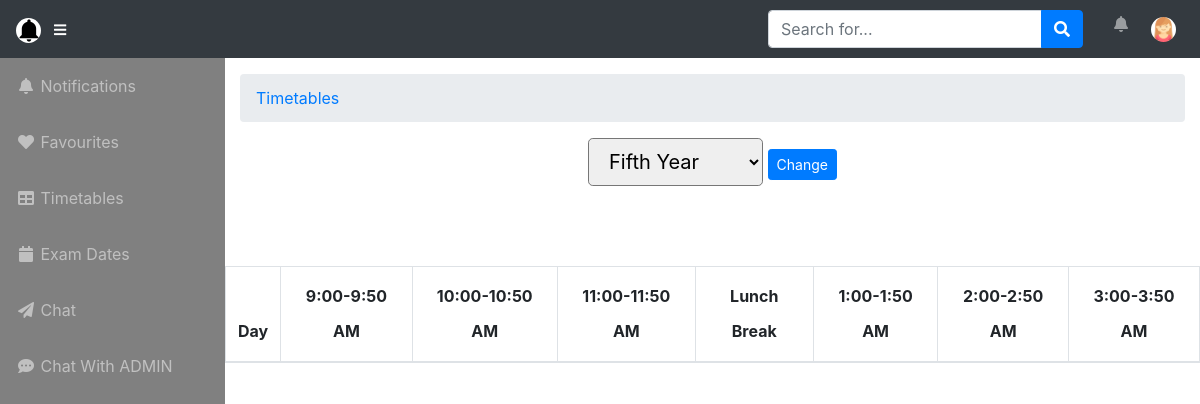
Screenshot of /user/timetables.php (signed in) with the database file from the repository.
### tables this page shows
CREATE TABLE `users` (
  `userid` int(11) NOT NULL,
  `userphoto` varchar(255) NOT NULL,
  `username` varchar(255) NOT NULL,
  `useremail` varchar(255) NOT NULL,
  `userpass` varchar(255) NOT NULL,
  `year_id` int(11) NOT NULL,
  `userphone` varchar(255) NOT NULL,
  `useraddress` text NOT NULL,
  `status` int(2) NOT NULL,
  `user_status` int(2) NOT NULL,
  `created_dates` datetime NOT NULL,
  `modified_date` datetime NOT NULL
);

CREATE TABLE `years` (
  `years_id` int(11) NOT NULL,
  `years_name` varchar(255) NOT NULL,
  `created_date` datetime NOT NULL,
  `modified_date` datetime NOT NULL
);

### user/timetables.php (the view, shortened to what this page needs)
<?php
 include('../admin/database/connection.php');
        if(isset($_POST['change'])){
          $yearofuser = clean($_POST['useryear']);
           $do = $conn->query("SELECT * FROM timetable WHERE timetable_year_id = '$yearofuser' ORDER BY timetable_day_id");
        }else{
           $user = $conn->query("SELECT * FROM users WHERE userid = '".$_SESSION['userid']."'");
           $userow = $user->fetch_assoc();
           if($userow['status'] == '2' OR $userow['status'] == '3') {
           $yearofuser = $userow['year_id'];
         }else{
           $yearofuser ='1';
           $do = $conn->query("SELECT * FROM timetable WHERE timetable_year_id = '$yearofuser' ORDER BY timetable_day_id");
         }
        }
 ?>
 <!DOCTYPE html>
<html lang="en">
<head>
  <link href="vendor/fontawesome-free/css/all.min.css" rel="stylesheet" type="text/css">
  <link href="icons/themify-icons/themify-icons.css" rel="stylesheet">
  <link href="vendor/datatables/dataTables.bootstrap4.css" rel="stylesheet">
  <link href="css/sb-admin.css" rel="stylesheet">
  <link href="css/animate.css" rel="stylesheet">
</head>
<body id="page-top">
   <?php include('includes/usernavbar.php');?>
  <div id="wrapper">
    <?php include('includes/usersidebar.php'); ?>
    <div id="content-wrapper">
      <div class="container-fluid">
        <ol class="breadcrumb">
          <li class="breadcrumb-item">
            <a style="text-decoration: none;" href="timetables.php">Timetables</a>
          </li>
        </ol>
        <div style="padding-bottom: 5rem;">
          <center>
            <form action="timetables.php" method="POST">
            <div class="col-md-12">
                       <select name="useryear" class="form-control-lg">
                  <?php
                  $select = $conn->query("SELECT * FROM years WHERE years_id !='7' ORDER BY years_id ASC");
                  ?>
                   <?php foreach ($select as $row) : ?>
                    <option value="<?php echo $row['years_id']?>"
                    <?php if($row['years_id'] == $yearofuser) echo "selected";?>><?php echo $row['years_name']?></option>
                  <?php endforeach; ?>
              </select>
                      <button class="btn btn-primary btn-sm" name="change">Change</button>
                    </div>
                  </form>
              </center>
          </div>
        <div class="row">
          <div class="table-responsive">
             <table class="table table-bordered table-striped">
                <thead>
                  <tr>
                    <th>Day</th>
                    <th>9:00-9:50 AM</th>
                    <th>10:00-10:50 AM</th>
                    <th>11:00-11:50 AM</th>
                    <th>Lunch Break</th>
                    <th>1:00-1:50 AM</th>
                    <th>2:00-2:50 AM</th>
                    <th>3:00-3:50 AM</th>
                  </tr>
                </thead>
             </table>
          </div>
        </div>
    </div>
  </div>
<?php include('includes/userfooter.php');?>

### user/includes/usernavbar.php (shortened to what this page needs)
<?php
 $rr = $conn->query("SELECT * FROM users WHERE userid='".$_SESSION['userid']."' AND useremail='".$_SESSION['useremail']."'");
   $rrr =  $rr->fetch_assoc();
?>
<nav class="navbar navbar-expand navbar-dark bg-dark static-top">
    <a class="navbar-brand mr-1" href="index.php"><img style="width: 25px; height: 25px" class="rounded-circle" src="../admin/adminprofiles/images.png"></a>
    <button class="btn btn-link btn-sm text-white order-1 order-sm-0" id="sidebarToggle" href="#">
      <i class="fas fa-bars"></i>
    </button>
    <form class="form-inline ml-auto mr-0 mr-md-3 my-2 my-md-0" action="index.php" method="POST">
      <div class="input-group">
        <input type="text" class="form-control" <?php if(isset($_POST['search'])) { ?>  value="<?php echo $search;?>" <?php } ?> id="search" placeholder="Search for..." aria-label="Search" aria-describedby="basic-addon2" name="nasearch">
        <div class="input-group-append">
          <button class="btn btn-primary" type="submit" name="search">
            <i class="fas fa-search"></i>
          </button>
        </div>
      </div>
    </form>
    <ul class="navbar-nav ml-auto ml-md-0">
      <li class="d-none d-sm-block nav-item dropdown no-arrow mx-1">
        <a class="nav-link dropdown-toggle" href="#" id="alertsDropdown" role="button" data-toggle="dropdown" aria-haspopup="true" aria-expanded="false">
          <i class="d-none d-sm-block fas fa-bell fa-fw hidden-sm"></i>
        </a>
      </li>
      <li class="nav-item dropdown no-arrow">
        <a class="nav-link dropdown-toggle" href="#" id="userDropdown" role="button" data-toggle="dropdown" aria-haspopup="true" aria-expanded="false">
         <img style="width: 25px; height: 25px" class="rounded-circle" src="../admin/userprofiles/<?php echo $rrr['userphoto']?>">
        </a>
      </li>
    </ul>
  </nav>

### user/timetables.php (style rules this page uses)
table,tr,td { text-align: center; line-height: 35px; }

### rows the page displays
users: userphoto (picture), useryear "Fifth Year"
